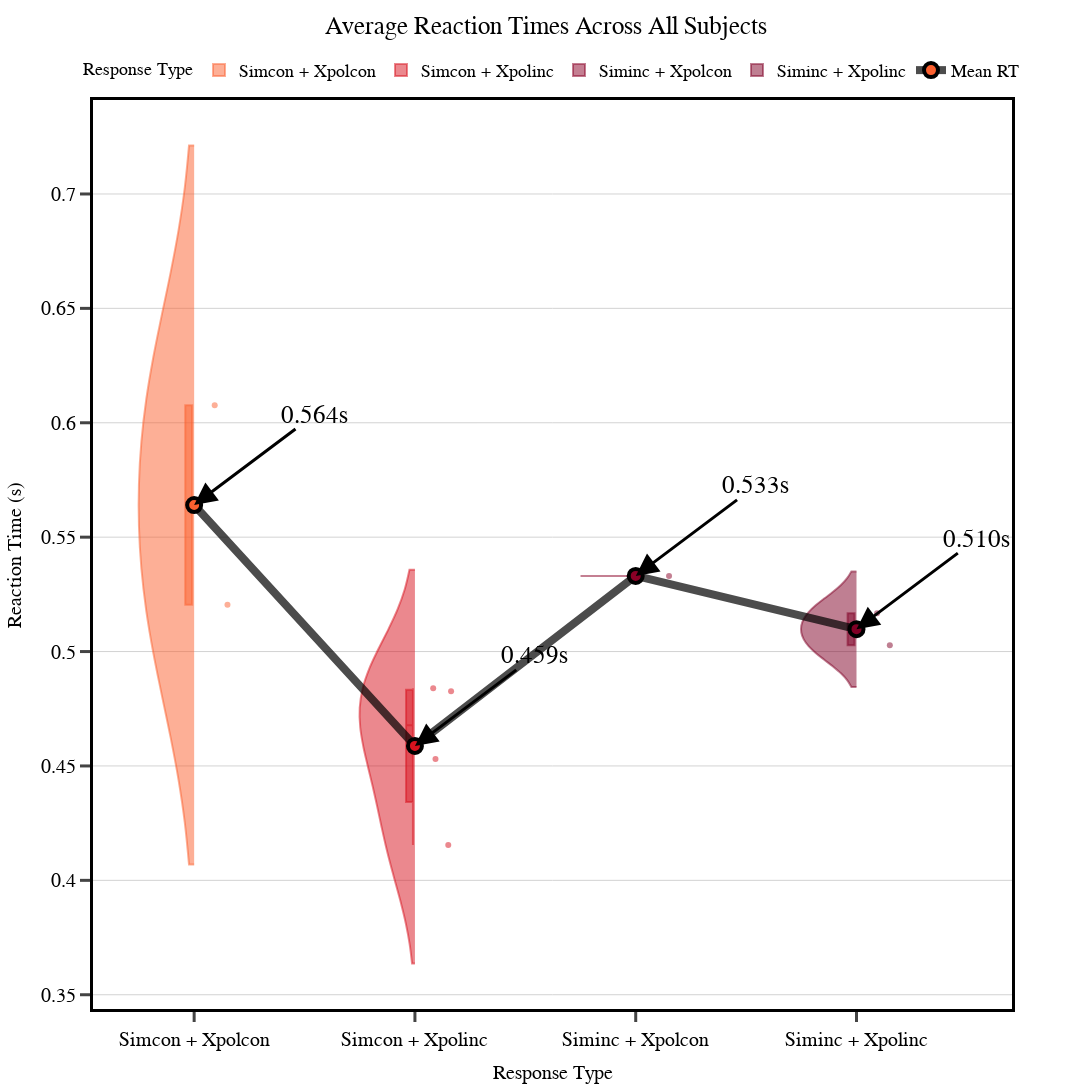

The code cell stored with this chart in its notebook:
### Code cell
# Create an empty list to store all data frames
all_data = []

# Define types and their colors
types = ['Simcon + Xpolcon', 'Simcon + Xpolinc', 'Siminc + Xpolcon', 'Siminc + Xpolinc']

# Generate a colormap
cmap = plt.get_cmap('YlOrRd')  # You can choose a different colormap if you prefer
col_factor = 50
col_icept = 150
# Create the colors dictionary
type_colors = {name: f'rgba({int(cmap(i*col_factor + col_icept)[0]*255)}, {int(cmap(i*col_factor + col_icept)[1]*255)}, {int(cmap(i*col_factor + col_icept)[2]*255)}, 0.5)' 
          for i, name in enumerate(types)}

# Loop through all subjects (using the same structure as your original code)
# for sub_name in all_sub_names:
# for sub_name in ["139166"]:
for sub_name in ["allen"]:
    # sub = get_data(subject=f"{sub_name}", task="ball_hue")
    sub = allen
    simc_xpolc = get_rt(df=sub, sim_con=True, expol_con=True, return_df=True)["rt"]
    simc_xpoli = get_rt(df=sub, sim_con=True, expol_con=False, return_df=True)["rt"]
    simi_xpolc = get_rt(df=sub, sim_con=False, expol_con=True, return_df=True)["rt"]
    simi_xpoli = get_rt(df=sub, sim_con=False, expol_con=False, return_df=True)["rt"]
    
    # Create DataFrames without subject column - we'll aggregate across all subjects
    simc_xpolc_df = pd.DataFrame({
        'Reaction Time': simc_xpolc,
        'Type': 'Simcon + Xpolcon'
    })
    
    simc_xpoli_df = pd.DataFrame({
        'Reaction Time': simc_xpoli,
        'Type': 'Simcon + Xpolinc'
    })
    
    simi_xpolc_df = pd.DataFrame({
        'Reaction Time': simi_xpolc,
        'Type': 'Siminc + Xpolcon'
    })
    
    simi_xpoli_df = pd.DataFrame({
        'Reaction Time': simi_xpoli,
        'Type': 'Siminc + Xpolinc'
    })
    
    # Append all DataFrames to our list
    all_data.extend([simc_xpolc_df, simc_xpoli_df, simi_xpolc_df, simi_xpoli_df])

# Combine all the data into a single DataFrame
combined_data = pd.concat(all_data, ignore_index=True)

# Calculate mean reaction time for each type
type_means = combined_data.groupby('Type')['Reaction Time'].mean().to_dict()

# Create the plot
fig = go.Figure()

# Add violin plots for each type
for i, type_name in enumerate(types):
    subset = combined_data[combined_data['Type'] == type_name]
    
    fig.add_trace(go.Violin(
        x=[type_name] * len(subset),  # Use type name directly as x value
        y=subset['Reaction Time'],
        name=type_name,
        legendgroup=type_name,
        showlegend=True,
        box_visible=True,
        meanline_visible=True,
        points='all',
        jitter=0.2,
        pointpos=0.5,
        line_color=type_colors[type_name],
        side='negative',
        width=.5,
        spanmode='soft'
    ))

# Connect the means with a line
fig.add_trace(go.Scatter(
    x=types,
    y=[type_means[t] for t in types],
    mode='lines+markers',
    line=dict(color='rgba(0, 0, 0, 0.7)', width=8),
    marker=dict(
        size=14,  # Increased marker size
        color=[type_colors[t].replace('0.5', '1') for t in types],
        line=dict(color='black', width=4)
    ),
    name='Mean RT',
    hovertemplate='Mean: %{y:.3f}s<extra></extra>'
))

# Define a common font style for consistent text appearance
font_style = dict(
    family="Arial, sans-serif",
    size=20,  # Larger font size
    color="black"
)

# Update layout with enhanced text styling
fig.update_layout(
    title=dict(
        text="Average Reaction Times Across All Subjects\n\n",
        font=dict(size=25, family="Arial, sans-serif", color="black"),
        x=0.5,
        y=.985
    ),
    yaxis=dict(
        title=dict(
            text="Reaction Time (s)",
            font=font_style
        ),
        tickfont=font_style,
        tickwidth=2,
        showline=True,
        linewidth=3,
        linecolor='black'
    ),
    xaxis=dict(
        title=dict(
            text="Response Type",
            font=font_style
        ),
        tickmode='array',
        tickvals=types,
        tickfont=font_style,
        tickwidth=2,
        showline=True,
        linewidth=3,
        linecolor='black'
    ),
    legend=dict(
        orientation="h",
        yanchor="bottom",
        y=1.01,
        xanchor="center",
        x=0.5,
        font=dict(size=18, family="Arial, sans-serif"),
        borderwidth=2,
        bordercolor="White",
        title=dict(
            text="Response Type",
            font=dict(size=18, family="Arial, sans-serif")
        )
    ),
    violinmode='overlay',
    # height=1200,
    # width=1200,
    height=1200,
    width=1200,
    font=font_style,  # Default font for all other text elements
    plot_bgcolor='white',
    paper_bgcolor='white'
)

# Add annotations for the mean values
for i, type_name in enumerate(types):
    fig.add_annotation(
        x=type_name,
        y=type_means[type_name],
        text=f"{type_means[type_name]:.3f}s",
        showarrow=True,
        arrowhead=2,
        arrowsize=1.5,  # Slightly larger arrowhead
        arrowwidth=3,    # Thicker arrow
        arrowcolor='black',
        ax=120,
        ay=-90,
        font=dict(size=25, color='black', family="Arial, sans-serif")
    )

# Make the axis lines thicker
fig.update_xaxes(mirror=True, ticks='outside', tickwidth=3, ticklen=10, showgrid=False)
fig.update_yaxes(mirror=True, ticks='outside', tickwidth=3, ticklen=10, showgrid=True, gridwidth=1, gridcolor='lightgray')

fig.show()

### Figure 1 — Plotly figure (JSON) as saved in the notebook; plotly's stock layout.template omitted (floating-point values rounded to 4 significant figures)
{"data": [{"box": {"visible": true}, "jitter": 0.2, "legendgroup": "Simcon + Xpolcon", "line": {"color": "rgba(252, 96, 47, 0.5)"}, "meanline": {"visible": true}, "name": "Simcon + Xpolcon", "pointpos": 0.5, "points": "all", "showlegend": true, "side": "negative", "spanmode": "soft", "type": "violin", "width": 0.5, "x": ["Simcon + Xpolcon", "Simcon + Xpolcon", "Simcon + Xpolcon"], "y": [0.5205, null, 0.6076]}, {"box": {"visible": true}, "jitter": 0.2, "legendgroup": "Simcon + Xpolinc", "line": {"color": "rgba(216, 18, 30, 0.5)"}, "meanline": {"visible": true}, "name": "Simcon + Xpolinc", "pointpos": 0.5, "points": "all", "showlegend": true, "side": "negative", "spanmode": "soft", "type": "violin", "width": 0.5, "x": ["Simcon + Xpolinc", "Simcon + Xpolinc", "Simcon + Xpolinc", "Simcon + Xpolinc"], "y": [0.4154, 0.453, 0.484, 0.4827]}, {"box": {"visible": true}, "jitter": 0.2, "legendgroup": "Siminc + Xpolcon", "line": {"color": "rgba(137, 0, 38, 0.5)"}, "meanline": {"visible": true}, "name": "Siminc + Xpolcon", "pointpos": 0.5, "points": "all", "showlegend": true, "side": "negative", "spanmode": "soft", "type": "violin", "width": 0.5, "x": ["Siminc + Xpolcon", "Siminc + Xpolcon"], "y": [null, 0.5331]}, {"box": {"visible": true}, "jitter": 0.2, "legendgroup": "Siminc + Xpolinc", "line": {"color": "rgba(128, 0, 38, 0.5)"}, "meanline": {"visible": true}, "name": "Siminc + Xpolinc", "pointpos": 0.5, "points": "all", "showlegend": true, "side": "negative", "spanmode": "soft", "type": "violin", "width": 0.5, "x": ["Siminc + Xpolinc", "Siminc + Xpolinc", "Siminc + Xpolinc"], "y": [0.5028, null, 0.5168]}, {"hovertemplate": "Mean: %{y:.3f}s<extra></extra>", "line": {"color": "rgba(0, 0, 0, 0.7)", "width": 8}, "marker": {"color": ["rgba(252, 96, 47, 1)", "rgba(216, 18, 30, 1)", "rgba(137, 0, 38, 1)", "rgba(128, 0, 38, 1)"], "line": {"color": "black", "width": 4}, "size": 14}, "mode": "lines+markers", "name": "Mean RT", "type": "scatter", "x": ["Simcon + Xpolcon", "Simcon + Xpolinc", "Siminc + Xpolcon", "Siminc + Xpolinc"], "y": [0.564, 0.4588, 0.5331, 0.5098]}], "layout": {"annotations": [{"arrowcolor": "black", "arrowhead": 2, "arrowsize": 1.5, "arrowwidth": 3, "ax": 120, "ay": -90, "font": {"color": "black", "family": "Arial, sans-serif", "size": 25}, "showarrow": true, "text": "0.564s", "x": "Simcon + Xpolcon", "y": 0.564}, {"arrowcolor": "black", "arrowhead": 2, "arrowsize": 1.5, "arrowwidth": 3, "ax": 120, "ay": -90, "font": {"color": "black", "family": "Arial, sans-serif", "size": 25}, "showarrow": true, "text": "0.459s", "x": "Simcon + Xpolinc", "y": 0.4588}, {"arrowcolor": "black", "arrowhead": 2, "arrowsize": 1.5, "arrowwidth": 3, "ax": 120, "ay": -90, "font": {"color": "black", "family": "Arial, sans-serif", "size": 25}, "showarrow": true, "text": "0.533s", "x": "Siminc + Xpolcon", "y": 0.5331}, {"arrowcolor": "black", "arrowhead": 2, "arrowsize": 1.5, "arrowwidth": 3, "ax": 120, "ay": -90, "font": {"color": "black", "family": "Arial, sans-serif", "size": 25}, "showarrow": true, "text": "0.510s", "x": "Siminc + Xpolinc", "y": 0.5098}], "font": {"color": "black", "family": "Arial, sans-serif", "size": 20}, "height": 1200, "legend": {"bordercolor": "White", "borderwidth": 2, "font": {"family": "Arial, sans-serif", "size": 18}, "orientation": "h", "title": {"font": {"family": "Arial, sans-serif", "size": 18}, "text": "Response Type"}, "x": 0.5, "xanchor": "center", "y": 1.01, "yanchor": "bottom"}, "paper_bgcolor": "white", "plot_bgcolor": "white", "title": {"font": {"color": "black", "family": "Arial, sans-serif", "size": 25}, "text": "Average Reaction Times Across All Subjects\n\n", "x": 0.5, "y": 0.985}, "violinmode": "overlay", "width": 1200, "xaxis": {"linecolor": "black", "linewidth": 3, "mirror": true, "showgrid": false, "showline": true, "tickfont": {"color": "black", "family": "Arial, sans-serif", "size": 20}, "ticklen": 10, "tickmode": "array", "ticks": "outside", "tickvals": ["Simcon + Xpolcon", "Simcon + Xpolinc", "Siminc + Xpolcon", "Siminc + Xpolinc"], "tickwidth": 3, "title": {"font": {"color": "black", "family": "Arial, sans-serif", "size": 20}, "text": "Response Type"}}, "yaxis": {"gridcolor": "lightgray", "gridwidth": 1, "linecolor": "black", "linewidth": 3, "mirror": true, "showgrid": true, "showline": true, "tickfont": {"color": "black", "family": "Arial, sans-serif", "size": 20}, "ticklen": 10, "ticks": "outside", "tickwidth": 3, "title": {"font": {"color": "black", "family": "Arial, sans-serif", "size": 20}, "text": "Reaction Time (s)"}}}}
